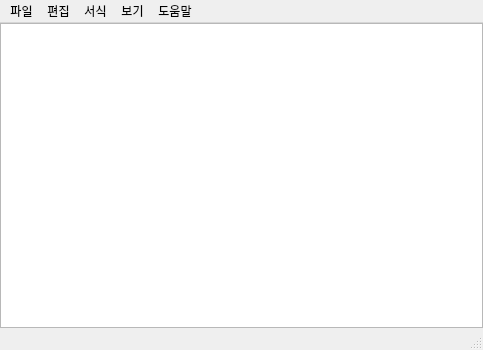
<?xml version="1.0" encoding="UTF-8"?>
<ui version="4.0">
 <class>MainWindow</class>
 <widget class="QMainWindow" name="MainWindow">
  <property name="geometry">
   <rect>
    <x>0</x>
    <y>0</y>
    <width>483</width>
    <height>350</height>
   </rect>
  </property>
  <property name="windowTitle">
   <string>pyqt</string>
  </property>
  <widget class="QWidget" name="centralwidget">
   <layout class="QGridLayout" name="gridLayout">
    <property name="leftMargin">
     <number>0</number>
    </property>
    <property name="topMargin">
     <number>0</number>
    </property>
    <property name="rightMargin">
     <number>0</number>
    </property>
    <property name="bottomMargin">
     <number>0</number>
    </property>
    <item row="0" column="0">
     <layout class="QGridLayout" name="gridLayout_2">
      <item row="0" column="0">
       <widget class="QPlainTextEdit" name="plainTextEdit"/>
      </item>
     </layout>
    </item>
   </layout>
  </widget>
  <widget class="QMenuBar" name="menubar">
   <property name="geometry">
    <rect>
     <x>0</x>
     <y>0</y>
     <width>483</width>
     <height>25</height>
    </rect>
   </property>
   <widget class="QMenu" name="menu_file">
    <property name="title">
     <string>파일</string>
    </property>
    <addaction name="action_open"/>
    <addaction name="action_save"/>
   </widget>
   <widget class="QMenu" name="menu_edit">
    <property name="title">
     <string>편집</string>
    </property>
   </widget>
   <widget class="QMenu" name="menu_form">
    <property name="title">
     <string>서식</string>
    </property>
   </widget>
   <widget class="QMenu" name="menu_view">
    <property name="title">
     <string>보기</string>
    </property>
   </widget>
   <widget class="QMenu" name="menu_help">
    <property name="title">
     <string>도움말</string>
    </property>
   </widget>
   <addaction name="menu_file"/>
   <addaction name="menu_edit"/>
   <addaction name="menu_form"/>
   <addaction name="menu_view"/>
   <addaction name="menu_help"/>
  </widget>
  <widget class="QStatusBar" name="statusbar"/>
  <action name="action_open">
   <property name="text">
    <string>열기</string>
   </property>
   <property name="shortcut">
    <string>Ctrl+O</string>
   </property>
  </action>
  <action name="action_save">
   <property name="text">
    <string>저장</string>
   </property>
   <property name="shortcut">
    <string>Ctrl+S</string>
   </property>
  </action>
 </widget>
 <resources/>
 <connections/>
</ui>
